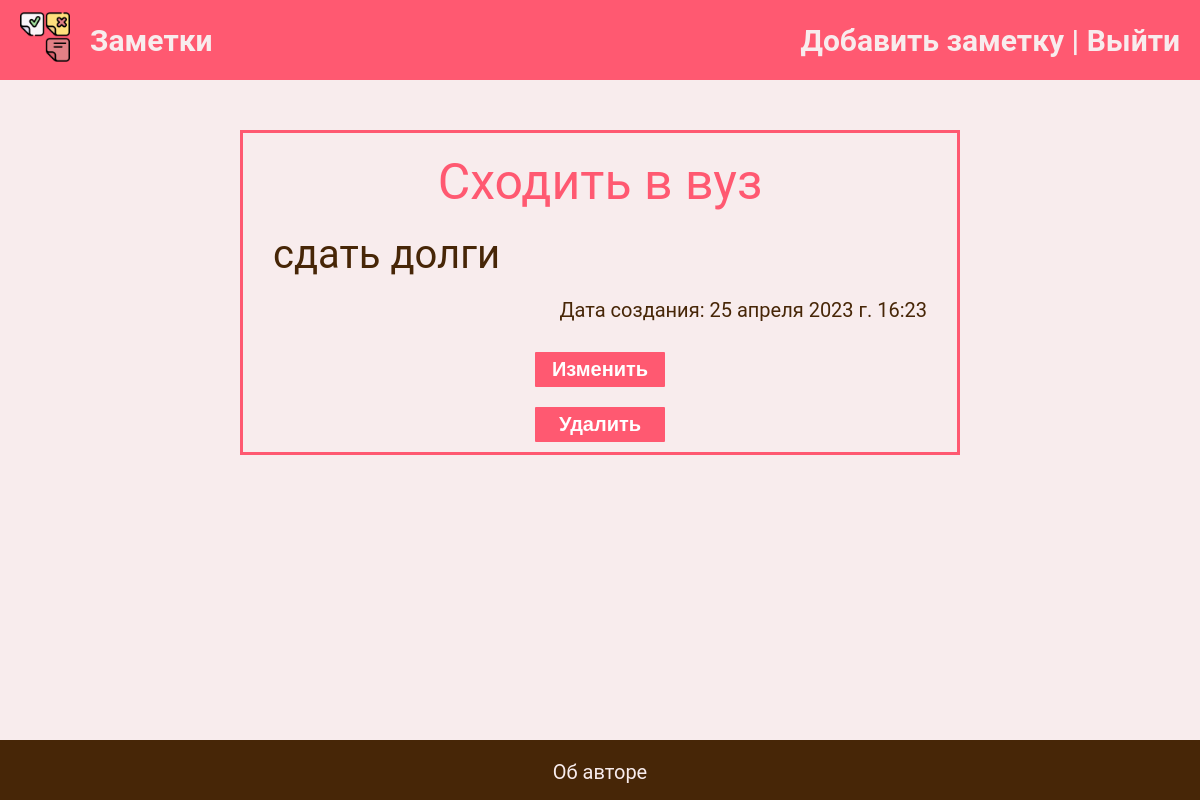
Screenshot of /6/ (signed in) with the database file from the repository.
### my_todo/models.py (models this page shows, shortened)
class ToDo(models.Model):
    author = models.ForeignKey(
        User, on_delete=models.CASCADE, related_name='Имя')
    title = models.CharField(max_length=200)
    content = models.TextField(blank=True)
    date_created = models.DateTimeField(auto_now_add=True)
    date_completed = models.DateTimeField(auto_now=True)
    class Meta:
        verbose_name = 'Заметка'
        verbose_name_plural = 'Заметки'
        ordering = ['-date_created']

### my_todo/views.py (the view)
# urls.py: path('<int:pk>/', views.ToDoDetail.as_view(), name='detail_todo'),
class ToDoDetail(LoginRequiredMixin, DetailView):
    model = ToDo
    context_object_name = 'todo'
    template_name = 'my_todo/detail_todo.html'

### my_todo/templates/my_todo/detail_todo.html (shortened to what this page needs)
{% extends 'my_todo/base.html' %}
{% load static %}
{% block css %}
    <link rel="stylesheet" href="{% static 'new_detail_style.css' %}">
{% endblock css %}
{% block content %}
    {% if edit %}
        <form method="post" action="{% url 'update_todo' todo.pk %}" class="decor">
            {% csrf_token %}
            <div class="form-inner">
                <h3>Редактирование заметки</h3>
                <input type="text" name="title" required id="id_title" value={{ todo.title }}>
                <textarea name="content" id="id_content" rows="3">{{todo.content}}</textarea>
                <input type="submit" value="Сохранить">
            </div>
        </form>
    {% else %}
        <div class="todo_detail">
            <div class="todo_title">{{ todo.title }}</div>
            <div class="todo_content">{{ todo.content }}</div>
            <div class="todo_time">Дата создания: {{ todo.date_created }}</div>
            <div class="todo_buttons">
                <button class="button_todo" type="submit">
                    <a class="button_link_todo" href="{% url 'update_todo' todo.pk %}">Изменить</a>
                </button>
            </div>
            <div class="todo_buttons">
                <form method="post" action="{% url 'delete_todo' todo.pk %}">
                    <button type="submit" class="button_todo">Удалить</button>
                </form>
            </div>
        </div>
    {% endif %}
{% endblock content %}

### my_todo/static/style.css (style rules this page uses)
body { margin: 0; padding: 0; background-color: #f8eced; font-family: Roboto; height: 100%; }
.todo_detail { position: relative; max-width: 60%; margin: 50px auto 0; border: 3px solid #ff5971; }
.todo_title { text-align: center; padding-top: 20px; padding-bottom: 20px; color: #ff5971; font-size: 50px; }
.todo_content { padding-left: 30px; padding-right: 30px; padding-bottom: 20px; font-size: 40px; color: #472607; }
.todo_time { padding-right: 30px; padding-bottom: 20px; font-size: 20px; color: #472607; text-align: right; }
.button_todo { width: 130px; margin: 10px auto 10px auto; border: 5px solid #ff5971; border-radius: 1px; font-weight: 900; text-align: center; background-color: #ff5971; color: white; font-size: 20px; -webkit-transition-duration: 0.4s; transition-duration: 0.4s; }
.button_link_todo { text-decoration: none; color: white; font-size: 20px; }
.todo_buttons { margin: 0 auto; display: flex; justify-content: center; }

### my_todo/static/new_detail_style.css (style rules this page uses)
* { box-sizing: border-box; }

### rows the page displays
ToDo: title "Сходить в вуз", content "сдать долги", date_created "25 апреля 2023 г. 16:23"
